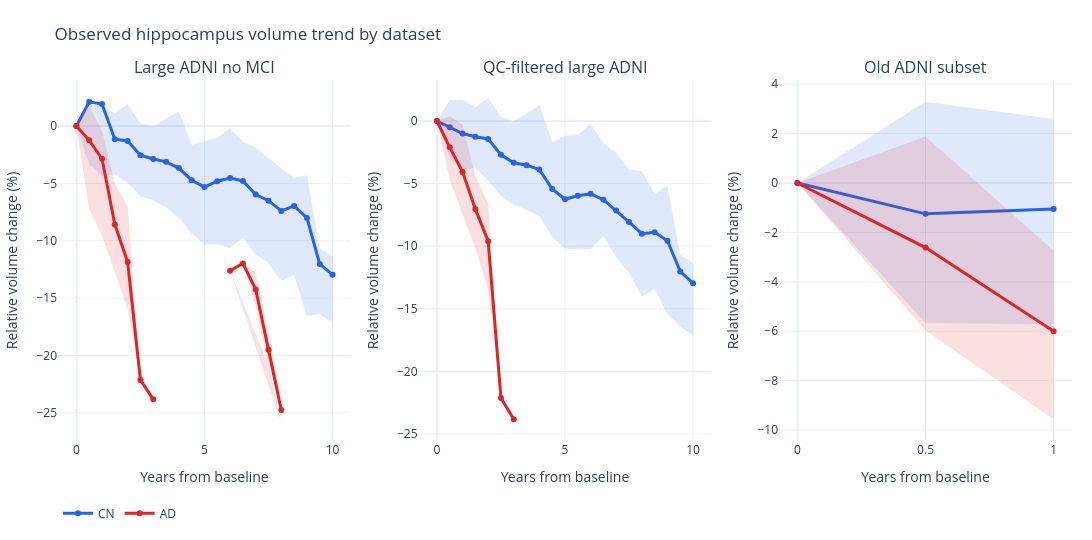
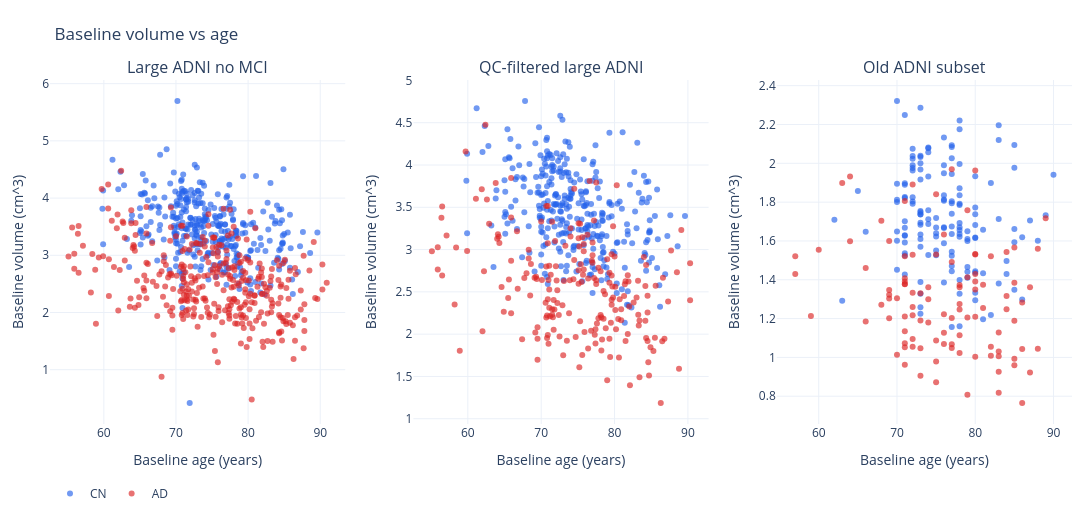

The code cell stored with these charts, in order, in its notebook:
### Markdown cell above
## Observed Volume Trends

The relative trend plot normalizes each subject by their own baseline volume. It therefore compares
longitudinal change shape instead of absolute hippocampus size. The shaded band is the interquartile range
of subject curves at each follow-up time.

### Code cell
fig = dcv.plot_volume_trends(frame)
fig.show()

display(Markdown(
    "More negative relative change means stronger hippocampal volume loss after baseline. "
    "The plotted trend is observed data only; no forecast model is used."
))

fig = dcv.plot_volume_vs_age(frame)
fig.show()

display(Markdown(
    "The age plot uses each subject's baseline scan. "
    "It shows dataset-specific age/volume spread and whether AD/CN are naturally separated at baseline."
))

### Figure 1 — Plotly figure (JSON) as saved in the notebook; plotly's stock layout.template omitted (floating-point values rounded to 4 significant figures)
{"data": [{"fill": "toself", "fillcolor": "rgba(37,99,235,0.14)", "hoverinfo": "skip", "line": {"color": "rgba(0,0,0,0)"}, "showlegend": false, "type": "scatter", "x": [0.0, 0.5, 1.0, 1.5, 2.0, 2.5, 3.0, 3.5, 4.0, 4.5, 5.0, 5.5, 6.0, 6.5, 7.0, 7.5, 8.0, 8.5, 9.0, 9.5, 10.0, 10.0, 9.5, 9.0, 8.5, 8.0, 7.5, 7.0, 6.5, 6.0, 5.5, 5.0, 4.5, 4.0, 3.5, 3.0, 2.5, 2.0, 1.5, 1.0, 0.5, 0.0], "xaxis": "x", "y": [0.0, 1.77, 1.806, 1.125, 1.916, 0.2272, 0.003627, 0.6297, 1.273, -1.62, -1.305, -1.046, -0.1887, -1.367, -1.894, -2.817, -3.672, -4.529, -4.271, -10.69, -11.36, -17.15, -16.39, -16.56, -12.98, -13.45, -11.94, -11.16, -9.705, -10.62, -10.32, -10.29, -9.365, -8.044, -7.077, -6.477, -6.131, -4.947, -4.208, -4.356, -3.317, 0.0], "yaxis": "y"}, {"legendgroup": "CN", "line": {"color": "#2563eb", "width": 3}, "marker": {"size": 6}, "mode": "lines+markers", "name": "CN", "showlegend": true, "type": "scatter", "x": [0.0, 0.5, 1.0, 1.5, 2.0, 2.5, 3.0, 3.5, 4.0, 4.5, 5.0, 5.5, 6.0, 6.5, 7.0, 7.5, 8.0, 8.5, 9.0, 9.5, 10.0], "xaxis": "x", "y": [0.0, 2.113, 1.918, -1.145, -1.296, -2.543, -2.873, -3.118, -3.662, -4.72, -5.322, -4.813, -4.534, -4.786, -5.969, -6.504, -7.396, -6.963, -8.005, -12.03, -12.96], "yaxis": "y"}, {"fill": "toself", "fillcolor": "rgba(220,38,38,0.14)", "hoverinfo": "skip", "line": {"color": "rgba(0,0,0,0)"}, "showlegend": false, "type": "scatter", "x": [0.0, 0.5, 1.0, 1.5, 2.0, 2.5, 3.0, 3.5, 4.0, 4.5, 5.0, 5.5, 6.0, 6.5, 7.0, 7.5, 8.0, 8.5, 9.0, 9.5, 10.0, 10.0, 9.5, 9.0, 8.5, 8.0, 7.5, 7.0, 6.5, 6.0, 5.5, 5.0, 4.5, 4.0, 3.5, 3.0, 2.5, 2.0, 1.5, 1.0, 0.5, 0.0], "xaxis": "x", "y": [0.0, 1.685, -0.3941, -5.026, -7.04, -22.13, -23.82, NaN, NaN, NaN, NaN, NaN, -12.61, -11.97, -12.79, -18.21, -23.63, NaN, NaN, NaN, NaN, NaN, NaN, NaN, NaN, -25.88, -20.78, -15.69, -11.97, -12.61, NaN, NaN, NaN, NaN, NaN, -23.82, -22.13, -15.94, -12.71, -9.537, -7.262, 0.0], "yaxis": "y"}, {"legendgroup": "AD", "line": {"color": "#dc2626", "width": 3}, "marker": {"size": 6}, "mode": "lines+markers", "name": "AD", "showlegend": true, "type": "scatter", "x": [0.0, 0.5, 1.0, 1.5, 2.0, 2.5, 3.0, 3.5, 4.0, 4.5, 5.0, 5.5, 6.0, 6.5, 7.0, 7.5, 8.0, 8.5, 9.0, 9.5, 10.0], "xaxis": "x", "y": [0.0, -1.244, -2.85, -8.572, -11.84, -22.13, -23.82, NaN, NaN, NaN, NaN, NaN, -12.61, -11.97, -14.24, -19.5, -24.76, NaN, NaN, NaN, NaN], "yaxis": "y"}, {"fill": "toself", "fillcolor": "rgba(37,99,235,0.14)", "hoverinfo": "skip", "line": {"color": "rgba(0,0,0,0)"}, "showlegend": false, "type": "scatter", "x": [0.0, 0.5, 1.0, 1.5, 2.0, 2.5, 3.0, 3.5, 4.0, 4.5, 5.0, 5.5, 6.0, 6.5, 7.0, 7.5, 8.0, 8.5, 9.0, 9.5, 10.0, 10.0, 9.5, 9.0, 8.5, 8.0, 7.5, 7.0, 6.5, 6.0, 5.5, 5.0, 4.5, 4.0, 3.5, 3.0, 2.5, 2.0, 1.5, 1.0, 0.5, 0.0], "xaxis": "x2", "y": [0.0, 1.676, 1.695, 1.116, 1.833, 0.3245, -0.01402, 0.5739, 1.273, -1.682, -1.169, -1.071, -0.2371, -1.756, -2.553, -3.87, -4.001, -5.826, -5.197, -10.69, -11.36, -17.15, -16.39, -15.42, -13.4, -14.02, -12.15, -10.88, -9.187, -10.25, -10.25, -10.19, -9.275, -7.58, -7.077, -6.706, -5.98, -4.745, -3.743, -3.926, -2.951, 0.0], "yaxis": "y2"}, {"legendgroup": "CN", "line": {"color": "#2563eb", "width": 3}, "marker": {"size": 6}, "mode": "lines+markers", "name": "CN", "showlegend": false, "type": "scatter", "x": [0.0, 0.5, 1.0, 1.5, 2.0, 2.5, 3.0, 3.5, 4.0, 4.5, 5.0, 5.5, 6.0, 6.5, 7.0, 7.5, 8.0, 8.5, 9.0, 9.5, 10.0], "xaxis": "x2", "y": [0.0, -0.4989, -1.005, -1.259, -1.43, -2.702, -3.332, -3.529, -3.872, -5.43, -6.253, -5.975, -5.82, -6.288, -7.15, -8.069, -9.005, -8.887, -9.557, -12.03, -12.96], "yaxis": "y2"}, {"fill": "toself", "fillcolor": "rgba(220,38,38,0.14)", "hoverinfo": "skip", "line": {"color": "rgba(0,0,0,0)"}, "showlegend": false, "type": "scatter", "x": [0.0, 0.5, 1.0, 1.5, 2.0, 2.5, 3.0, 3.5, 4.0, 4.5, 5.0, 5.5, 6.0, 6.5, 7.0, 7.5, 8.0, 8.5, 9.0, 9.5, 10.0, 10.0, 9.5, 9.0, 8.5, 8.0, 7.5, 7.0, 6.5, 6.0, 5.5, 5.0, 4.5, 4.0, 3.5, 3.0, 2.5, 2.0, 1.5, 1.0, 0.5, 0.0], "xaxis": "x2", "y": [0.0, 0.3712, -0.2929, -4.386, -6.607, -22.13, -23.82, NaN, NaN, NaN, NaN, NaN, NaN, NaN, NaN, NaN, NaN, NaN, NaN, NaN, NaN, NaN, NaN, NaN, NaN, NaN, NaN, NaN, NaN, NaN, NaN, NaN, NaN, NaN, NaN, -23.82, -22.13, -13.47, -10.17, -7.463, -4.71, 0.0], "yaxis": "y2"}, {"legendgroup": "AD", "line": {"color": "#dc2626", "width": 3}, "marker": {"size": 6}, "mode": "lines+markers", "name": "AD", "showlegend": false, "type": "scatter", "x": [0.0, 0.5, 1.0, 1.5, 2.0, 2.5, 3.0, 3.5, 4.0, 4.5, 5.0, 5.5, 6.0, 6.5, 7.0, 7.5, 8.0, 8.5, 9.0, 9.5, 10.0], "xaxis": "x2", "y": [0.0, -2.103, -4.065, -7.039, -9.598, -22.13, -23.82, NaN, NaN, NaN, NaN, NaN, NaN, NaN, NaN, NaN, NaN, NaN, NaN, NaN, NaN], "yaxis": "y2"}, {"fill": "toself", "fillcolor": "rgba(37,99,235,0.14)", "hoverinfo": "skip", "line": {"color": "rgba(0,0,0,0)"}, "showlegend": false, "type": "scatter", "x": [0.0, 0.5, 1.0, 1.0, 0.5, 0.0], "xaxis": "x3", "y": [0.0, 3.287, 2.586, -5.723, -5.665, 0.0], "yaxis": "y3"}, {"legendgroup": "CN", "line": {"color": "#2563eb", "width": 3}, "marker": {"size": 6}, "mode": "lines+markers", "name": "CN", "showlegend": false, "type": "scatter", "x": [0.0, 0.5, 1.0], "xaxis": "x3", "y": [0.0, -1.249, -1.053], "yaxis": "y3"}, {"fill": "toself", "fillcolor": "rgba(220,38,38,0.14)", "hoverinfo": "skip", "line": {"color": "rgba(0,0,0,0)"}, "showlegend": false, "type": "scatter", "x": [0.0, 0.5, 1.0, 1.0, 0.5, 0.0], "xaxis": "x3", "y": [0.0, 1.884, -2.741, -9.561, -5.972, 0.0], "yaxis": "y3"}, {"legendgroup": "AD", "line": {"color": "#dc2626", "width": 3}, "marker": {"size": 6}, "mode": "lines+markers", "name": "AD", "showlegend": false, "type": "scatter", "x": [0.0, 0.5, 1.0], "xaxis": "x3", "y": [0.0, -2.615, -6.003], "yaxis": "y3"}], "layout": {"annotations": [{"font": {"size": 16}, "showarrow": false, "text": "Large ADNI no MCI", "x": 0.1444, "xanchor": "center", "xref": "paper", "y": 1, "yanchor": "bottom", "yref": "paper"}, {"font": {"size": 16}, "showarrow": false, "text": "QC-filtered large ADNI", "x": 0.5, "xanchor": "center", "xref": "paper", "y": 1, "yanchor": "bottom", "yref": "paper"}, {"font": {"size": 16}, "showarrow": false, "text": "Old ADNI subset", "x": 0.8556, "xanchor": "center", "xref": "paper", "y": 1, "yanchor": "bottom", "yref": "paper"}], "height": 540, "legend": {"orientation": "h", "y": -0.16}, "margin": {"b": 90, "l": 50, "r": 20, "t": 80}, "title": {"text": "Observed hippocampus volume trend by dataset"}, "width": 1450, "xaxis": {"anchor": "y", "domain": [0, 0.2889], "title": {"text": "Years from baseline"}}, "xaxis2": {"anchor": "y2", "domain": [0.3556, 0.6444], "title": {"text": "Years from baseline"}}, "xaxis3": {"anchor": "y3", "domain": [0.7111, 1], "title": {"text": "Years from baseline"}}, "yaxis": {"anchor": "x", "domain": [0, 1], "title": {"text": "Relative volume change (%)"}}, "yaxis2": {"anchor": "x2", "domain": [0, 1], "title": {"text": "Relative volume change (%)"}}, "yaxis3": {"anchor": "x3", "domain": [0, 1], "title": {"text": "Relative volume change (%)"}}}}

### Figure 2 — Plotly figure (JSON) as saved in the notebook; plotly's stock layout.template omitted (floating-point values rounded to 4 significant figures; data arrays with more than 128 entries replaced by an {"elided": "..."} marker saying what was removed)
{"data": [{"hovertemplate": "age=%{x:.1f}<br>volume=%{y:.3f} cm^3<extra></extra>", "legendgroup": "CN", "marker": {"color": "#2563eb", "opacity": 0.65, "size": 6}, "mode": "markers", "name": "CN", "showlegend": true, "type": "scatter", "x": {"elided": "343 float values"}, "xaxis": "x", "y": {"elided": "343 float values"}, "yaxis": "y"}, {"hovertemplate": "age=%{x:.1f}<br>volume=%{y:.3f} cm^3<extra></extra>", "legendgroup": "AD", "marker": {"color": "#dc2626", "opacity": 0.65, "size": 6}, "mode": "markers", "name": "AD", "showlegend": true, "type": "scatter", "x": {"elided": "333 float values"}, "xaxis": "x", "y": {"elided": "333 float values"}, "yaxis": "y"}, {"hovertemplate": "age=%{x:.1f}<br>volume=%{y:.3f} cm^3<extra></extra>", "legendgroup": "CN", "marker": {"color": "#2563eb", "opacity": 0.65, "size": 6}, "mode": "markers", "name": "CN", "showlegend": false, "type": "scatter", "x": {"elided": "318 float values"}, "xaxis": "x2", "y": {"elided": "318 float values"}, "yaxis": "y2"}, {"hovertemplate": "age=%{x:.1f}<br>volume=%{y:.3f} cm^3<extra></extra>", "legendgroup": "AD", "marker": {"color": "#dc2626", "opacity": 0.65, "size": 6}, "mode": "markers", "name": "AD", "showlegend": false, "type": "scatter", "x": {"elided": "205 float values"}, "xaxis": "x2", "y": {"elided": "205 float values"}, "yaxis": "y2"}, {"hovertemplate": "age=%{x:.1f}<br>volume=%{y:.3f} cm^3<extra></extra>", "legendgroup": "CN", "marker": {"color": "#2563eb", "opacity": 0.65, "size": 6}, "mode": "markers", "name": "CN", "showlegend": false, "type": "scatter", "x": {"elided": "143 float values"}, "xaxis": "x3", "y": {"elided": "143 float values"}, "yaxis": "y3"}, {"hovertemplate": "age=%{x:.1f}<br>volume=%{y:.3f} cm^3<extra></extra>", "legendgroup": "AD", "marker": {"color": "#dc2626", "opacity": 0.65, "size": 6}, "mode": "markers", "name": "AD", "showlegend": false, "type": "scatter", "x": [78.0, 82.0, 71.0, 71.0, 72.0, 81.0, 80.0, 81.0, 74.0, 80.0, 72.0, 83.0, 77.0, 80.0, 86.0, 63.0, 72.0, 85.0, 66.0, 78.0, 80.0, 73.0, 75.0, 66.0, 80.0, 73.0, 72.0, 75.0, 88.0, 78.0, 85.0, 70.0, 84.0, 70.0, 83.0, 71.0, 71.0, 68.0, 72.0, 79.0, 57.0, 83.0, 73.0, 78.0, 60.0, 80.0, 74.0, 72.0, 82.0, 69.0, 69.0, 59.0, 77.0, 77.0, 75.0, 77.0, 80.0, 71.0, 69.0, 64.0, 78.0, 75.0, 69.0, 71.0, 88.0, 79.0, 87.0, 78.0, 76.0, 86.0, 75.0, 85.0, 77.0, 69.0, 76.0, 79.0, 71.0, 84.0, 68.0, 85.0, 84.0, 86.0, 83.0, 82.0, 71.0, 72.0, 64.0, 76.0, 79.0, 71.0, 83.0, 76.0, 85.0, 73.0, 89.0, 57.0, 80.0, 71.0, 74.0, 87.0, 71.0], "xaxis": "x3", "y": [1.373, 1.054, 1.522, 1.072, 1.259, 1.255, 1.004, 1.375, 1.299, 1.533, 1.333, 1.128, 1.97, 1.43, 0.7648, 1.898, 1.217, 1.385, 1.185, 1.361, 1.209, 1.19, 1.087, 1.46, 1.392, 1.047, 1.891, 1.53, 1.045, 1.275, 1.188, 1.305, 1.316, 1.013, 0.9259, 1.053, 1.391, 1.704, 1.095, 1.758, 1.521, 1.006, 0.905, 1.114, 1.554, 1.531, 1.18, 1.055, 1.009, 1.304, 1.322, 1.213, 1.492, 1.203, 0.8722, 1.067, 1.35, 1.407, 1.6, 1.932, 1.023, 0.9788, 1.348, 1.378, 1.56, 0.8078, 1.362, 1.246, 1.127, 1.043, 1.84, 0.9932, 1.048, 1.202, 1.223, 1.413, 1.377, 1.248, 1.271, 0.9598, 1.543, 1.282, 1.03, 1.522, 1.135, 1.529, 1.598, 1.069, 1.206, 0.9619, 0.8177, 1.633, 1.567, 1.331, 1.717, 1.43, 1.963, 1.806, 1.361, 0.9222, 1.211], "yaxis": "y3"}], "layout": {"annotations": [{"font": {"size": 16}, "showarrow": false, "text": "Large ADNI no MCI", "x": 0.1444, "xanchor": "center", "xref": "paper", "y": 1, "yanchor": "bottom", "yref": "paper"}, {"font": {"size": 16}, "showarrow": false, "text": "QC-filtered large ADNI", "x": 0.5, "xanchor": "center", "xref": "paper", "y": 1, "yanchor": "bottom", "yref": "paper"}, {"font": {"size": 16}, "showarrow": false, "text": "Old ADNI subset", "x": 0.8556, "xanchor": "center", "xref": "paper", "y": 1, "yanchor": "bottom", "yref": "paper"}], "height": 520, "legend": {"orientation": "h", "y": -0.16}, "margin": {"b": 90, "l": 50, "r": 20, "t": 80}, "title": {"text": "Baseline volume vs age"}, "width": 1450, "xaxis": {"anchor": "y", "domain": [0, 0.2889], "title": {"text": "Baseline age (years)"}}, "xaxis2": {"anchor": "y2", "domain": [0.3556, 0.6444], "title": {"text": "Baseline age (years)"}}, "xaxis3": {"anchor": "y3", "domain": [0.7111, 1], "title": {"text": "Baseline age (years)"}}, "yaxis": {"anchor": "x", "domain": [0, 1], "title": {"text": "Baseline volume (cm^3)"}}, "yaxis2": {"anchor": "x2", "domain": [0, 1], "title": {"text": "Baseline volume (cm^3)"}}, "yaxis3": {"anchor": "x3", "domain": [0, 1], "title": {"text": "Baseline volume (cm^3)"}}}}
